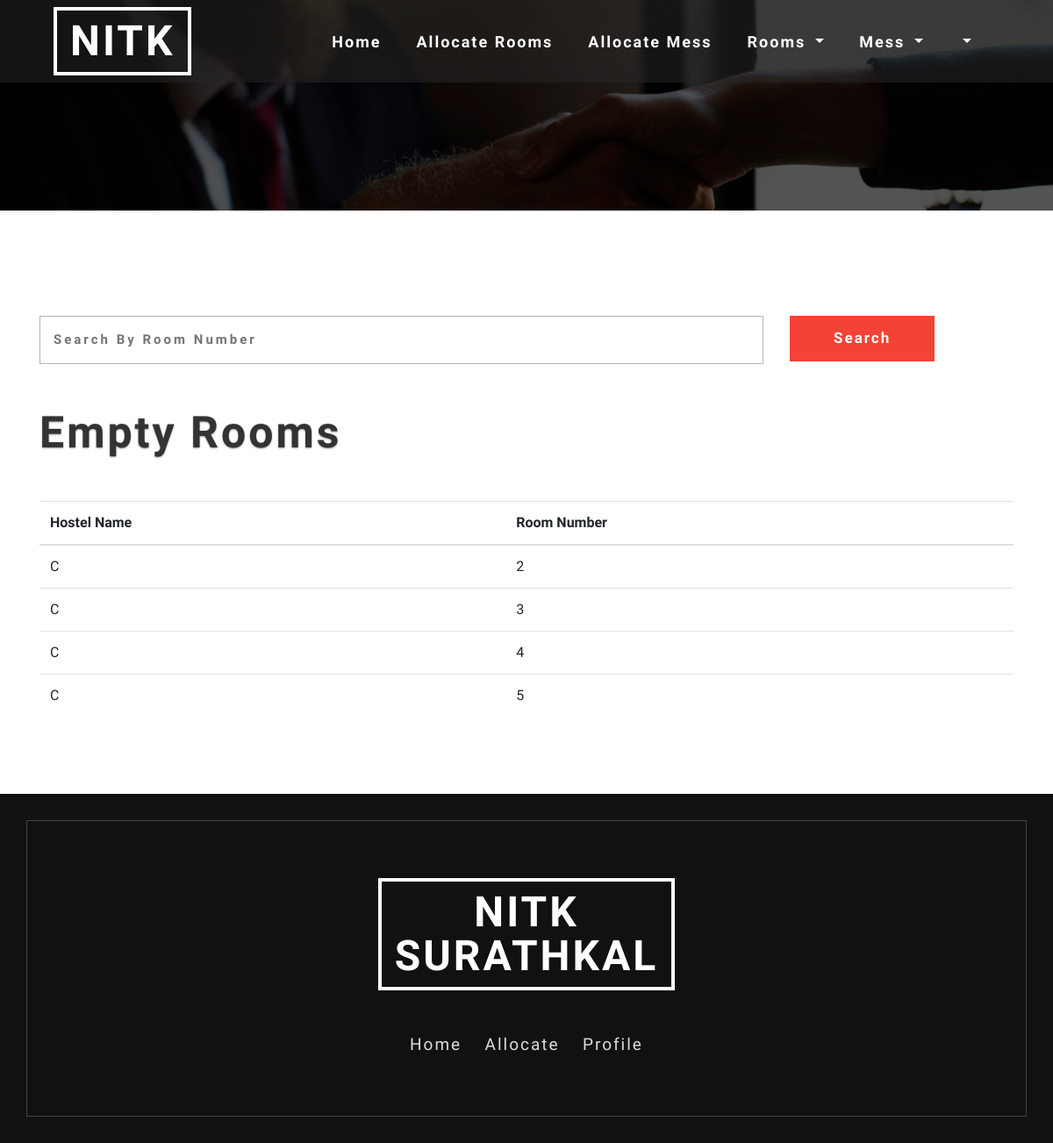
Page /empty_rooms.php (signed in) on the committed database.
### tables this page shows
CREATE TABLE `Room` (
  `Room_id` int(10) NOT NULL AUTO_INCREMENT,
  `Hostel_id` int(10) NOT NULL,
  `Room_No` int(10) NOT NULL,
  `Allocated` tinyint(1) DEFAULT NULL,
  PRIMARY KEY (`Room_id`),
  KEY `Hostel_id` (`Hostel_id`),
  CONSTRAINT `Room_ibfk_1` FOREIGN KEY (`Hostel_id`) REFERENCES `Hostel` (`Hostel_id`)
);

CREATE TABLE `Hostel` (
  `Hostel_id` int(10) NOT NULL AUTO_INCREMENT,
  `Hostel_name` varchar(255) NOT NULL,
  `current_no_of_rooms` int(15) DEFAULT '0',
  `No_of_rooms` int(15) DEFAULT '5',
  `No_of_students` int(10) DEFAULT '0',
  PRIMARY KEY (`Hostel_id`)
);

### empty_rooms.php (the view, shortened to what this page needs)
<?php
  require 'includes/config.inc.php';
?>
<!DOCTYPE html>
<html lang="en">
<head>
	<link rel="stylesheet" href="web_home/css_home/bootstrap.css">
	<link rel="stylesheet" href="web_home/css_home/style.css" type="text/css" media="all" />
	<link rel="stylesheet" href="web_home/css_home/fontawesome-all.css">
</head>
<body>
<div class="inner-page-banner" id="home">
	<header>
		<div class="container agile-banner_nav">
			<nav class="navbar navbar-expand-lg navbar-light bg-light">
				<h1><a class="navbar-brand" href="home_manager.php">NITK <span class="display"></span></a></h1>
				<div class="collapse navbar-collapse justify-content-center" id="navbarSupportedContent">
					<ul class="navbar-nav ml-auto">
						<li class="nav-item">
							<a class="nav-link" href="home_manager.php">Home <span class="sr-only">(current)</span></a>
						</li>
						<li class="nav-item">
						<a class="nav-link" href="allocate_room.php">Allocate Rooms</a>
					</li>
					<li class="nav-item">
						<a class="nav-link" href="allocate_mess_card.php">Allocate Mess</a>
					</li>
					<li class="dropdown nav-item">
						<a href="#" class="dropdown-toggle nav-link" data-toggle="dropdown">Rooms
						</a>
					</li>
					<li class="dropdown nav-item">
						<a href="#" class="dropdown-toggle nav-link" data-toggle="dropdown">Mess
						</a>
					</li>
					<li class="dropdown nav-item">
						<a href="#" class="dropdown-toggle nav-link" data-toggle="dropdown"><?php echo $_SESSION['username']; ?>
						</a>
					</li>
					</ul>
				</div>
			</nav>
		</div>
	</header>
</div>
<br><br><br>
<section class="contact py-5">
	<div class="container">
			<div class="mail_grid_w3l">
				<form action="empty_rooms.php" method="post">
					<div class="row">
					        <div class="col-md-9">
							<input type="text" placeholder="Search by Room Number" name="search_box">
							</div>
							<div class="col-md-3">
							<input type="submit" value="Search" name="search"></input>
							</div>
					</div>
				</form>
			</div>
	</div>
</section>
<div class="container">
<h2 class="heading text-capitalize mb-sm-5 mb-4"> Empty Rooms </h2>
<?php
   $hostel_id = $_SESSION['hostel_id'];
   $query1 = "SELECT * FROM Room where Hostel_id = '$hostel_id' and Allocated = '0'";
   $result1 = mysqli_query($conn,$query1);
   $query6 = "SELECT * FROM Hostel WHERE Hostel_id = '$hostel_id'";
   $result6 = mysqli_query($conn,$query6);
   $row6 = mysqli_fetch_assoc($result6);
   $hostel_name = $row6['Hostel_name'];
?>
  <table class="table table-hover">
    <thead>
      <tr>
        <th>Hostel Name</th>
        <th>Room Number</th>
      </tr>
    </thead>
    <tbody>
    <?php
      if(mysqli_num_rows($result1)==0){
         echo '<tr><td colspan="4">No Rows Returned</td></tr>';
      }
      else{
      	while($row1 = mysqli_fetch_assoc($result1)){
      		echo "<tr><td>{$hostel_name}</td><td>{$row1['Room_No']}</td></tr>\n";
      	}
      }
    ?>
    </tbody>
  </table>
</div>
<br>
<br>
<br>
<footer class="py-5">
	<div class="container py-md-5">
		<div class="footer-logo mb-5 text-center">
			<a class="navbar-brand" href="http://www.nitc.ac.in/" target="_blank">NITK <span class="display"> SURATHKAL</span></a>
		</div>
		<div class="footer-grid">
			<div class="list-footer">
				<ul class="footer-nav text-center">
					<li>
						<a href="home_manager.php">Home</a>
					</li>
					<li>
						<a href="allocate_room.php">Allocate</a>
					</li>
					<li>
						<a href="admin/manager_profile.php">Profile</a>
					</li>
				</ul>
			</div>
		</div>
	</div>
</footer>
</body>
</html>

### web_home/css_home/style.css (style rules this page uses)
body { padding:0; margin:0; position:relative; font-family: 'Poiret One', cursive; }
body a { transition:0.5s all; -webkit-transition:0.5s all; -moz-transition:0.5s all; -o-transition:0.5s all; -ms-transition:0.5s all; }
input[type="button"],input[type="submit"],.contact-form input[type="submit"] { transition:0.5s all; -webkit-transition:0.5s all; -moz-transition:0.5s all; -o-transition:0.5s all; -ms-transition:0.5s all; }
h1,h2,h3,h4,h5,h6 { margin:0; }
ul { margin:0; padding:0; }
header { position: absolute; z-index: 9; width: 100%; background: rgba(37, 37, 37, 0.54); }
.bg-light { background-color: transparent !important; }
h1 { font-size: inherit; }
.navbar-nav > li { margin-right: 1.5em; }
.navbar-light .navbar-nav .nav-link { color: #fff; font-size: 18px; font-weight: 700; letter-spacing: 2px; }
.navbar-light .navbar-brand { color: #fff; font-size: 3em; text-decoration: none; border: 4px solid #fff; text-transform: uppercase; font-weight: 700; margin: 0; text-align: center; letter-spacing: 3px; padding: 10px 15px; line-height: 50px; }
.navbar-brand span { display: block; }
h3.heading,h2.heading { font-size: 50px; font-weight: 700; letter-spacing: 3px; color: #333; text-shadow: 0 1px 2px rgba(0, 0, 0, 0.4); }
footer { background: #111; position: relative; z-index: 1; }
footer:after { position: absolute; content: ''; left: 30px; right: 30px; bottom: 30px; top: 30px; border: 1px solid #444; z-index: -1; }
.footer-logo a.navbar-brand { color: #fff; font-size: 3em; text-decoration: none; border: 4px solid #fff; text-transform: uppercase; font-weight: 700; margin: 0; letter-spacing: 3px; padding: 10px 15px; line-height: 50px; }
.footer-nav li { list-style-type: none; display: inline-block; margin: 0px .7em; border-bottom: 2px solid rgba(226, 222, 222, 0); }
ul.footer-nav li a { color: #ddd; font-size: 19px; letter-spacing: 2px; display: inline-block; }
.inner-page-banner { background: url(../images/1.jpg) no-repeat center; height: 20vw; background-size: cover; }
.mail_grid_w3l input[type="text"], .mail_grid_w3l input[type="email"],.mail_grid_w3l input[type="number"],.mail_grid_w3l input[type="password"], .mail_grid_w3l textarea { outline: none; padding: 15px; font-size: 15px; color: #777; background: none; width: 100%; border: 1px solid #b5b5b5; letter-spacing: 3px; font-weight: bold; text-transform: capitalize; }
.mail_grid_w3l input[type="submit"] { outline: none; padding: 13px 50px; font-size: 17px; color: #fff; font-weight: 600; background: #F44336; border: none; text-transform: capitalize; letter-spacing: 2px; }

### rows in the picture
room: Hostel.Hostel_name "C", Room_No "2"
room: Hostel.Hostel_name "C", Room_No "3"
room: Hostel.Hostel_name "C", Room_No "4"
room: Hostel.Hostel_name "C", Room_No "5"
